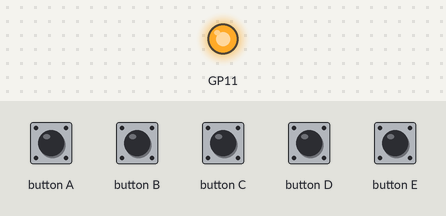
Recording of a program running on a simulated Raspberry Pi Pico running MicroPython. Shown: output pins drawn as LEDs (lit = HIGH). Inputs (shaded band) come from the test bench; at power-on: button A, button B, button C, button D, button E LOW.

Above: at 0.1 s.
At 1.1 s:
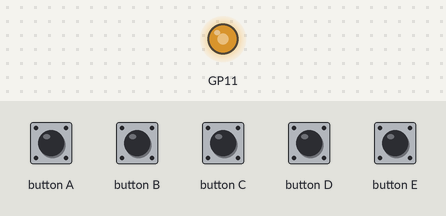
At 2.1 s:
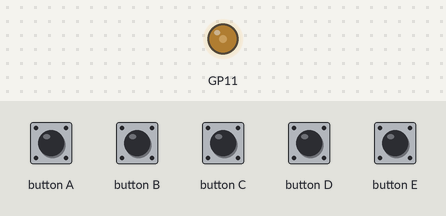
At 3.1 s:
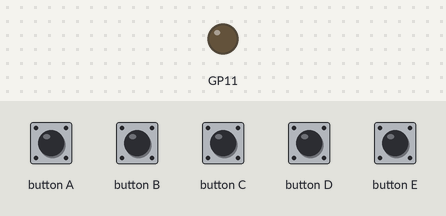
Timing chart, 0 to 4.6 s (numbered marks = the images above):
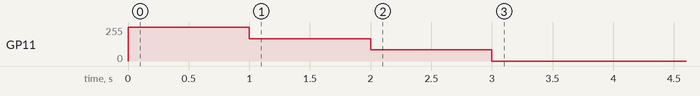

The program:

button_leds.py
```python
# Example to show reading of buttons and lighting button LEDs

import inky_frame
import time

# Turn on LED A, dim it, then turn it off
inky_frame.button_a.led_on()
time.sleep(1)
inky_frame.button_a.led_brightness(0.66)
time.sleep(1)
inky_frame.button_a.led_brightness(0.33)
time.sleep(1)
inky_frame.button_a.led_off()

# Read the button status and toggle the leds
while True:
    if inky_frame.button_a.read():
        inky_frame.button_a.led_toggle()

    if inky_frame.button_b.read():
        inky_frame.button_b.led_toggle()

    if inky_frame.button_c.read():
        inky_frame.button_c.led_toggle()

    if inky_frame.button_d.read():
        inky_frame.button_d.led_toggle()

    if inky_frame.button_e.read():
        inky_frame.button_e.led_toggle()
```

Measured:
- by itself, GP11: 255/255 → 168/255 at 1.0 s, → 84/255 1.0 s later, → 0/255 1.0 s later
